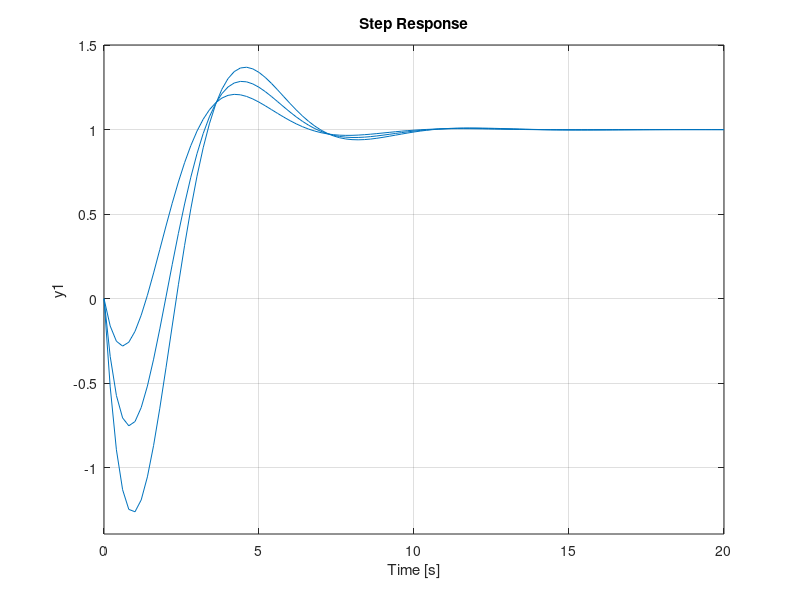

The MATLAB source for this figure:
function sevenptonefour
clf
Ps = tf([-2 2],[2 2 2 ])
%subplot(3,1,1)
p = pole(Ps)
step(Ps)
ylim([0 3])
xlim([0 3])
hold on
Ps1 = tf([-4 2],[2 2 2 ])
%subplot(3,1,2)
step(Ps1)
%ylim([0 3])
%xlim([0 3])
hold on
Ps2 = tf([-6 2],[2 2 2 ])
%ubplot(3,1,3)
step(Ps2)
%ylim([0 3])
%xlim([0 3])
end